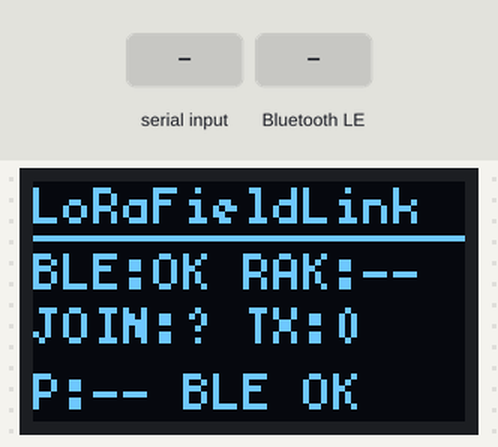
The sketch below on a simulated ESP32-C3. Parts: 72×40 one-colour display. The inputs (shaded band) are chosen by the test bench. Nothing arrives over Bluetooth unless stated; the modem accepts every AT command (registered, SIM ready, sends succeed) and sends nothing else; a phone connects over Bluetooth LE 3 s after start; what the sketch prints to the serial monitor is not drawn.

Above: at 8.0 s.
8.1 s: "AT+NJS=1\n" received over Serial
At 9.0 s:
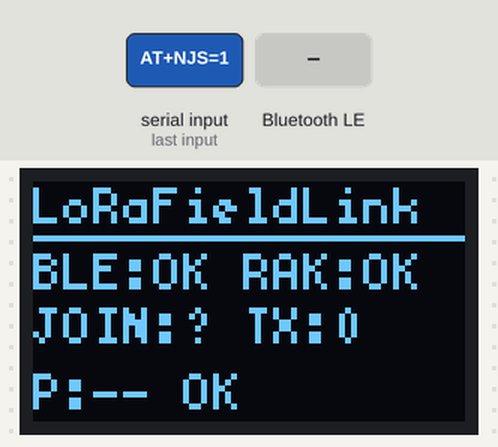
9.6 s: "+EVT:JOINED\n" received over the second serial link
At 10.8 s:
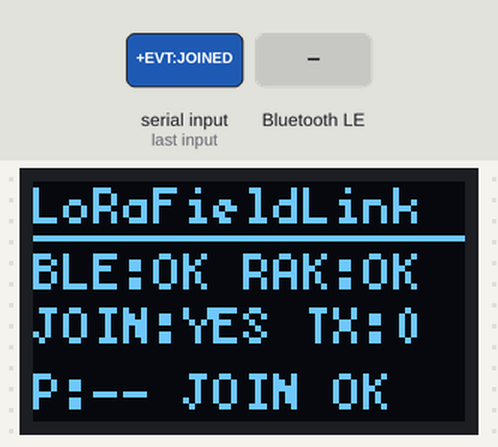
11.1 s: Bluetooth LE write "AT+NJS=1" received
At 11.5 s:
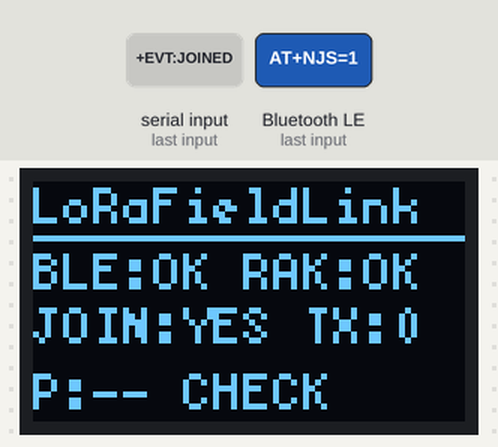
12.6 s: "JOIN_FAILED\n" received over the second serial link
At 13.3 s:
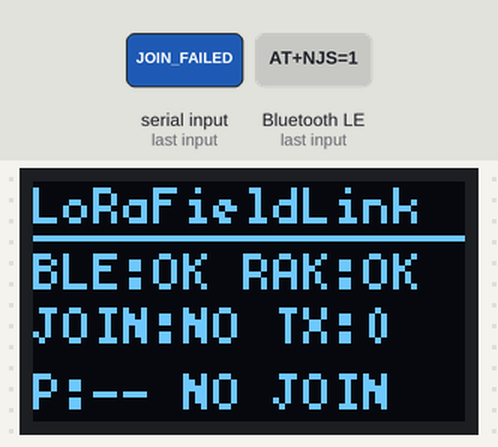
14.1 s: "RX_TIMEOUT\n" received over the second serial link
At 14.4 s:
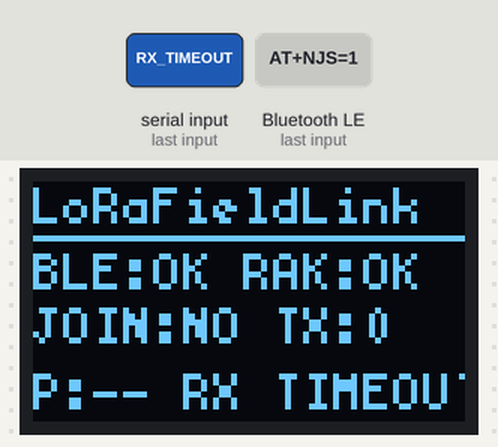
15.6 s: "AT_PARAM_ERROR\n" received over the second serial link
At 16.8 s:
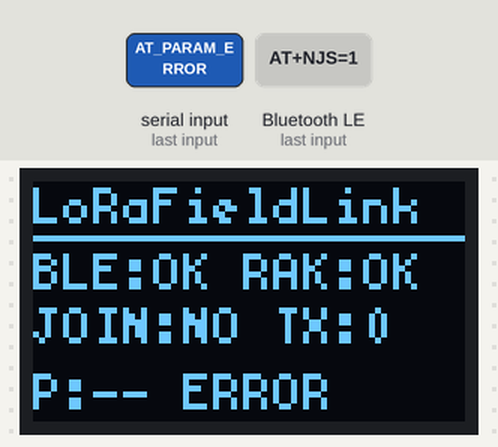
Timing chart, 0 to 18.1 s (numbered marks = the images above; inputs shaded):
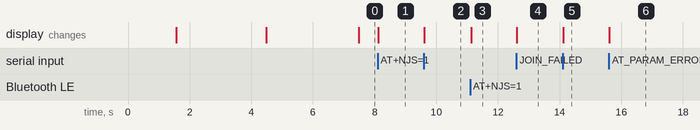

The sketch:

esp32c3_ble_uart_bridge.ino
```cpp
/*
  LoRaFieldLink - ESP32-C3 BLE/USB to RAK3272 UART bridge
  ---------------------------------------------------------

  Purpose
  -------
  This firmware turns an ESP32-C3 OLED board into a field bridge between:

    1. A phone or computer interface.
    2. A RAK3272-SIP LoRaWAN module controlled by AT commands.
    3. The onboard 0.42 inch OLED display used as a local status indicator.

  Communication modes
  -------------------
  - Phone / Chrome Android:
      Web Bluetooth -> ESP32-C3 BLE GATT -> RAK UART.

  - Computer / browser or serial monitor:
      USB CDC Serial -> ESP32-C3 -> RAK UART.

  The RAK3272 remains the LoRaWAN modem. This firmware does not store TTN
  credentials, does not configure AppKey, and does not implement a LoRaWAN stack.
  It only forwards AT commands and mirrors the RAK responses.

  Hardware connections
  --------------------
  ESP32-C3 GPIO21 / TX  -> RAK3272 UART2_RX / PA3
  ESP32-C3 GPIO20 / RX  <- RAK3272 UART2_TX / PA2
  ESP32-C3 GPIO3        -> RAK3272 RST / PA12
  ESP32-C3 3.3V         -> RAK3272 3.3V
  ESP32-C3 GND          -> RAK3272 GND

  Onboard OLED display:
  SDA = GPIO5
  SCL = GPIO6

  Important electrical notes
  --------------------------
  - Power the RAK3272-SIP with 3.3 V only.
  - Keep GND shared between ESP32-C3 and RAK3272.
  - Connect the LoRa antenna before transmitting.
  - Do not connect RAK UART pins to 5 V logic.

  Arduino IDE settings
  --------------------
  Board: select the corresponding ESP32-C3 board profile.
  USB CDC On Boot: Enabled
  Serial Monitor: 115200 baud

  Required libraries
  ------------------
  - U8g2 by oliver
  - ESP32 BLE Arduino, included with the ESP32 Arduino core

  Values commonly modified in future revisions
  --------------------------------------------
  RAK_RX_PIN / RAK_TX_PIN:
    UART pins between ESP32-C3 and RAK3272.

  RAK_RST_PIN:
    GPIO used to reset the RAK3272. Set ENABLE_RAK_RESET to 0 if reset wiring is
    not available.

  OLED_SDA_PIN / OLED_SCL_PIN:
    I2C pins for the onboard display.

  BLE_DEVICE_NAME:
    Name shown by Chrome Android during BLE pairing.

  OLED_REFRESH_MS:
    Minimum time between periodic display refreshes. Event-driven screen updates
    still happen immediately when important state changes occur.

  BLE_CHUNK_SIZE:
    BLE payload chunk size. 20 bytes is safe for the default ATT MTU.
*/

#include <Arduino.h>
#include <HardwareSerial.h>
#include <Wire.h>
#include <U8g2lib.h>
#include <BLEDevice.h>
#include <BLEServer.h>
#include <BLEUtils.h>
#include <BLE2902.h>

// -----------------------------------------------------------------------------
// Hardware configuration
// -----------------------------------------------------------------------------

#define RAK_RX_PIN 20          // ESP32-C3 receives from RAK UART2_TX / PA2
#define RAK_TX_PIN 21          // ESP32-C3 transmits to RAK UART2_RX / PA3
#define RAK_RST_PIN 3          // ESP32-C3 output connected to RAK RST / PA12
#define ENABLE_RAK_RESET 1     // Set to 0 if RAK reset pin is not wired
#define RAK_BAUD 115200        // RAK3272 UART baud rate

#define OLED_SDA_PIN 5         // Onboard OLED I2C data
#define OLED_SCL_PIN 6         // Onboard OLED I2C clock
#define OLED_REFRESH_MS 1000   // Periodic display refresh interval

// -----------------------------------------------------------------------------
// BLE configuration
// -----------------------------------------------------------------------------

#define BLE_DEVICE_NAME "LoRaFieldLink-C3"
#define BLE_CHUNK_SIZE 20

// Nordic UART Service compatible UUIDs.
// RX: phone/browser writes commands to ESP32-C3.
// TX: ESP32-C3 notifies phone/browser with RAK responses.
#define NUS_SERVICE_UUID "6E400001-B5A3-F393-E0A9-E50E24DCCA9E"
#define NUS_RX_UUID      "6E400002-B5A3-F393-E0A9-E50E24DCCA9E"
#define NUS_TX_UUID      "6E400003-B5A3-F393-E0A9-E50E24DCCA9E"

// -----------------------------------------------------------------------------
// Global objects
// -----------------------------------------------------------------------------

HardwareSerial RakSerial(1);

// 0.42 inch OLED used by this ESP32-C3 board.
// If a future board uses another display, this constructor is the first value to
// replace. The verified board uses SSD1306 72x40 over I2C.
U8G2_SSD1306_72X40_ER_F_HW_I2C oled(U8G2_R0, U8X8_PIN_NONE);

BLEServer *bleServer = nullptr;
BLECharacteristic *bleTxCharacteristic = nullptr;
bool bleConnected = false;
bool previousBleConnected = false;

// -----------------------------------------------------------------------------
// Runtime state shown on the OLED display
// -----------------------------------------------------------------------------

struct NodeState {
  bool oledReady = false;
  bool rakSeen = false;
  int joinState = -1;              // -1 unknown, 0 not joined, 1 joined
  uint32_t txCount = 0;            // Counts AT+SEND commands forwarded to RAK
  char lastPayload[9] = "--";      // Last hex payload detected in AT+SEND
  char lastResult[17] = "BOOT";    // Short status shown on OLED bottom line
  char lastRakLine[65] = "";       // Last complete line received from RAK
  uint32_t lastRakRxMs = 0;        // Timestamp of last RAK response
};

NodeState state;
String rakLineBuffer;
String usbCommandBuffer;
uint32_t lastDisplayRefreshMs = 0;

// -----------------------------------------------------------------------------
// OLED display helpers
// -----------------------------------------------------------------------------

void drawStatus(const char *overrideLine = nullptr) {
  if (!state.oledReady) return;

  oled.clearBuffer();
  oled.setFont(u8g2_font_5x8_tf);

  oled.drawStr(0, 7, "LoRaFieldLink");
  oled.drawHLine(0, 9, 72);

  char line[24];
  snprintf(line, sizeof(line), "BLE:%s RAK:%s", bleConnected ? "OK" : "--", state.rakSeen ? "OK" : "--");
  oled.drawStr(0, 18, line);

  const char *joinText = "?";
  if (state.joinState == 1) joinText = "YES";
  if (state.joinState == 0) joinText = "NO";

  snprintf(line, sizeof(line), "JOIN:%s TX:%lu", joinText, (unsigned long)state.txCount);
  oled.drawStr(0, 27, line);

  if (overrideLine != nullptr && overrideLine[0] != '\0') {
    oled.drawStr(0, 38, overrideLine);
  } else {
    snprintf(line, sizeof(line), "P:%s %s", state.lastPayload, state.lastResult);
    oled.drawStr(0, 38, line);
  }

  oled.sendBuffer();
}

void setResult(const char *text) {
  strncpy(state.lastResult, text, sizeof(state.lastResult) - 1);
  state.lastResult[sizeof(state.lastResult) - 1] = '\0';
  drawStatus();
}

void setupOled() {
  Wire.begin(OLED_SDA_PIN, OLED_SCL_PIN);
  state.oledReady = oled.begin();

  if (state.oledReady) {
    oled.setBusClock(400000);
    oled.setContrast(180);
    drawStatus("BOOT");
    Serial.println("[OLED] Ready: SSD1306 72x40, SDA GPIO5, SCL GPIO6");
  } else {
    Serial.println("[OLED] Not detected. Bridge will continue without display.");
  }
}

// -----------------------------------------------------------------------------
// RAK response parsing
// -----------------------------------------------------------------------------

void parseRakLine(const String &rawLine) {
  String line = rawLine;
  line.trim();
  if (line.length() == 0) return;

  state.rakSeen = true;
  state.lastRakRxMs = millis();
  strncpy(state.lastRakLine, line.c_str(), sizeof(state.lastRakLine) - 1);
  state.lastRakLine[sizeof(state.lastRakLine) - 1] = '\0';

  if (line.indexOf("+EVT:JOINED") >= 0 || line.indexOf("AT+NJS=1") >= 0) {
    state.joinState = 1;
    setResult("JOIN OK");
    return;
  }

  if (line.indexOf("JOIN_FAILED") >= 0 || line.indexOf("AT+NJS=0") >= 0) {
    state.joinState = 0;
    setResult("NO JOIN");
    return;
  }

  if (line.indexOf("RX_TIMEOUT") >= 0) {
    setResult("RX TIMEOUT");
    return;
  }

  if (line.indexOf("AT_PARAM_ERROR") >= 0 || line.indexOf("ERROR") >= 0) {
    setResult("ERROR");
    return;
  }

  if (line == "OK" || line.endsWith(" OK")) {
    setResult("OK");
    return;
  }
}

void parseRakBytes(const uint8_t *data, size_t len) {
  for (size_t i = 0; i < len; i++) {
    char c = (char)data[i];

    if (c == '\r' || c == '\n') {
      parseRakLine(rakLineBuffer);
      rakLineBuffer = "";
    } else if (rakLineBuffer.length() < 96) {
      rakLineBuffer += c;
    } else {
      // Prevent an unbounded line if a malformed stream arrives.
      rakLineBuffer = "";
    }
  }
}

// -----------------------------------------------------------------------------
// Outgoing command inspection
// -----------------------------------------------------------------------------

void inspectOutgoingCommand(const String &rawCommand) {
  String command = rawCommand;
  command.trim();
  if (command.length() == 0) return;

  if (command.startsWith("AT+SEND=")) {
    int colon = command.indexOf(':');

    if (colon >= 0 && colon + 1 < (int)command.length()) {
      String payload = command.substring(colon + 1);
      payload.trim();
      payload.toUpperCase();
      strncpy(state.lastPayload, payload.c_str(), sizeof(state.lastPayload) - 1);
      state.lastPayload[sizeof(state.lastPayload) - 1] = '\0';
    }

    state.txCount++;
    setResult("TX...");
    return;
  }

  if (command.startsWith("AT+JOIN")) {
    setResult("JOIN...");
    return;
  }

  if (command.startsWith("AT+NJS")) {
    setResult("CHECK");
    return;
  }

  if (command == "AT") {
    setResult("AT...");
    return;
  }
}

void inspectUsbByte(char c) {
  if (c == '\r' || c == '\n') {
    inspectOutgoingCommand(usbCommandBuffer);
    usbCommandBuffer = "";
  } else if (usbCommandBuffer.length() < 96) {
    usbCommandBuffer += c;
  } else {
    usbCommandBuffer = "";
  }
}

// -----------------------------------------------------------------------------
// BLE transport
// -----------------------------------------------------------------------------

void bleNotifyChunk(const uint8_t *data, size_t len) {
  if (!bleConnected || bleTxCharacteristic == nullptr || len == 0) return;

  for (size_t i = 0; i < len; i += BLE_CHUNK_SIZE) {
    size_t chunkLen = min((size_t)BLE_CHUNK_SIZE, len - i);
    bleTxCharacteristic->setValue((uint8_t *)(data + i), chunkLen);
    bleTxCharacteristic->notify();
    delay(8);
  }
}

void bleNotifyText(const char *text) {
  bleNotifyChunk((const uint8_t *)text, strlen(text));
}

class ServerCallbacks : public BLEServerCallbacks {
  void onConnect(BLEServer *server) override {
    bleConnected = true;
    Serial.println("[BLE] Client connected");
    setResult("BLE OK");
  }

  void onDisconnect(BLEServer *server) override {
    bleConnected = false;
    Serial.println("[BLE] Client disconnected");
    setResult("BLE OFF");
  }
};

class RxCallbacks : public BLECharacteristicCallbacks {
  void onWrite(BLECharacteristic *characteristic) override {
    String value = characteristic->getValue();
    if (value.length() == 0) return;

    Serial.print("[BLE -> RAK] ");
    Serial.write((const uint8_t *)value.c_str(), value.length());

    inspectOutgoingCommand(value);
    RakSerial.write((const uint8_t *)value.c_str(), value.length());
  }
};

void setupBle() {
  BLEDevice::init(BLE_DEVICE_NAME);

  bleServer = BLEDevice::createServer();
  bleServer->setCallbacks(new ServerCallbacks());

  BLEService *service = bleServer->createService(NUS_SERVICE_UUID);

  bleTxCharacteristic = service->createCharacteristic(
    NUS_TX_UUID,
    BLECharacteristic::PROPERTY_NOTIFY
  );
  bleTxCharacteristic->addDescriptor(new BLE2902());

  BLECharacteristic *rxCharacteristic = service->createCharacteristic(
    NUS_RX_UUID,
    BLECharacteristic::PROPERTY_WRITE | BLECharacteristic::PROPERTY_WRITE_NR
  );
  rxCharacteristic->setCallbacks(new RxCallbacks());

  service->start();

  BLEAdvertising *advertising = BLEDevice::getAdvertising();
  advertising->addServiceUUID(NUS_SERVICE_UUID);
  advertising->setScanResponse(true);
  advertising->setMinPreferred(0x06);
  advertising->setMinPreferred(0x12);
  BLEDevice::startAdvertising();

  Serial.print("[BLE] Advertising as ");
  Serial.println(BLE_DEVICE_NAME);
  setResult("BLE ADV");
}

// -----------------------------------------------------------------------------
// RAK reset
// -----------------------------------------------------------------------------

void resetRak() {
#if ENABLE_RAK_RESET
  Serial.println("[RAK] Reset pulse on GPIO3");
  drawStatus("RAK RST");

  pinMode(RAK_RST_PIN, OUTPUT);
  digitalWrite(RAK_RST_PIN, HIGH);
  delay(200);
  digitalWrite(RAK_RST_PIN, LOW);
  delay(200);
  digitalWrite(RAK_RST_PIN, HIGH);
  delay(2500);
#else
  Serial.println("[RAK] Reset disabled by configuration");
#endif
}

// -----------------------------------------------------------------------------
// Arduino lifecycle
// -----------------------------------------------------------------------------

void setup() {
  Serial.begin(115200);
  delay(1500);

  Serial.println();
  Serial.println("================================================");
  Serial.println(" LoRaFieldLink ESP32-C3 BLE/USB UART Bridge");
  Serial.println(" BLE device: " BLE_DEVICE_NAME);
  Serial.println(" RAK UART: RX GPIO20, TX GPIO21, 115200 8N1");
  Serial.println(" RAK reset: GPIO3");
  Serial.println(" OLED: SSD1306 72x40, SDA GPIO5, SCL GPIO6");
  Serial.println("================================================");

  setupOled();
  RakSerial.begin(RAK_BAUD, SERIAL_8N1, RAK_RX_PIN, RAK_TX_PIN);
  resetRak();
  setupBle();

  Serial.println("[READY] Send AT commands from USB Serial or BLE.");
  bleNotifyText("LoRaFieldLink-C3 ready\r\n");
  drawStatus();
}

void loop() {
  // USB CDC Serial -> RAK UART.
  // This path is intended for PC/lab use and keeps the bridge useful even when
  // the phone interface is not connected.
  while (Serial.available()) {
    char c = (char)Serial.read();
    inspectUsbByte(c);
    RakSerial.write(c);
  }

  // RAK UART -> USB CDC Serial and BLE notification.
  // Data is batched to reduce overhead while keeping responses responsive.
  static uint8_t buffer[128];
  size_t len = 0;

  while (RakSerial.available() && len < sizeof(buffer)) {
    buffer[len++] = (uint8_t)RakSerial.read();
  }

  if (len > 0) {
    Serial.write(buffer, len);
    parseRakBytes(buffer, len);
    bleNotifyChunk(buffer, len);
  }

  // Periodic display refresh. Most updates are event-driven, but this keeps the
  // screen consistent after connection transitions or missed redraws.
  if (millis() - lastDisplayRefreshMs >= OLED_REFRESH_MS) {
    lastDisplayRefreshMs = millis();
    drawStatus();
  }

  // After a BLE disconnection, advertising must be started again so the phone can
  // reconnect without rebooting the ESP32-C3.
  if (!bleConnected && previousBleConnected) {
    delay(500);
    bleServer->startAdvertising();
    Serial.println("[BLE] Advertising restarted");
    previousBleConnected = bleConnected;
  }

  if (bleConnected && !previousBleConnected) {
    previousBleConnected = bleConnected;
  }

  delay(2);
}
```

Measured:
- after the input at 8.1 s, the display: first changes at once (image 1 shows a later state)
- after the input at 9.6 s, the display: changes at once (image 2)
- after the input at 11.1 s, the display: changes at once (image 3)
- after the input at 12.6 s, the display: changes at once (image 4)
- after the input at 14.1 s, the display: changes at once (image 5)
- after the input at 15.6 s, the display: changes at once (image 6)
